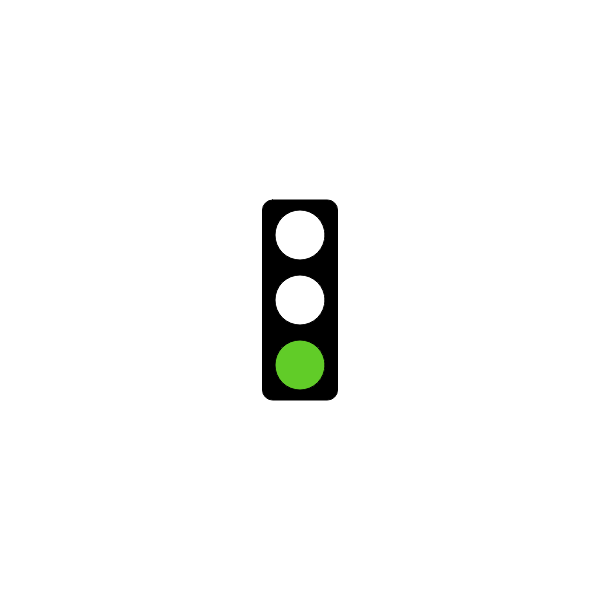
Frame 1 (no input)
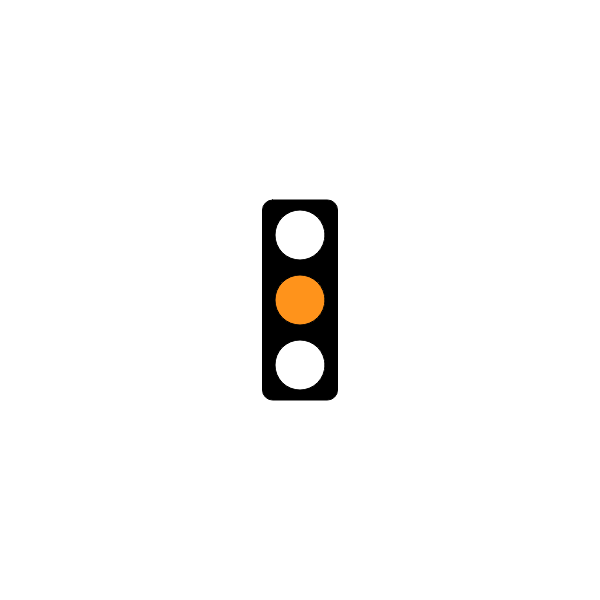
Frame 60 (no input)
Frame 120 (the mouse pressed at the canvas centre since frame 60): identical to frame 60, image omitted

The p5.js sketch that drew these frames (run headless with seeded random() and noise() and a simulated clock; from frame 60 on, the mouse is pressed at the canvas centre):

// p5.js sketch
// ── sketch.js
// Traffic Light Starter Code
// Dan Schellenberg
// Sept 25, 2018

// GOAL: make a 'traffic light' simulator. For now, just have the light
// changing according to time. You may want to investigate the millis()
// function at https://p5js.org/reference/

let states;
let greenLightDuration;
let yellowLightDuration;
let redLightDuration;
let timeOfLastTimeSwitch;

function setup() {
  createCanvas(600, 600);
  state = 1;
  greenLightDuration = 500;
  yellowLightDuration = 4500;
  redLightDuration = 7000;
  timeOfLastTimeSwitch = 0;
}

function draw() {
  
  background(255);
  drawOutlineOfLights();
  determineState();
  coloursOfLights();
}

function drawOutlineOfLights() {
  //box
  rectMode(CENTER);
  fill(0);
  rect(width/2, height/2, 75, 200, 10);

  //lights
  fill(255);
  ellipse(width/2, height/2 - 65, 50, 50); //top
  ellipse(width/2, height/2, 50, 50); //middle
  ellipse(width/2, height/2 + 65, 50, 50); //bottom
}

function determineState () {
  if (state === 1 && millis() > timeOfLastTimeSwitch + greenLightDuration){
  state = 2
  timeOfLastTimeSwitch = millis();
  }
  
  if (state === 2 && millis() > timeOfLastTimeSwitch + yellowLightDuration){
    state = 3
    timeOfLastTimeSwitch = millis();
  }
  
  if (state === 3 && millis() > timeOfLastTimeSwitch + redLightDuration){
    state = 1
    timeOfLastTimeSwitch = millis();
  }

}


function coloursOfLights() {

  if (state === 1){
    fill (97, 204, 40);
    ellipse(width/2, height/2 + 65, 50, 50); //bottom
  }

  if (state === 2){
    fill (255, 147, 27);
    ellipse(width/2, height/2, 50, 50); //middle
  }

  if (state === 3){
    fill(232, 20, 20);
    ellipse(width/2, height/2 - 65, 50, 50); //top
  }
}
